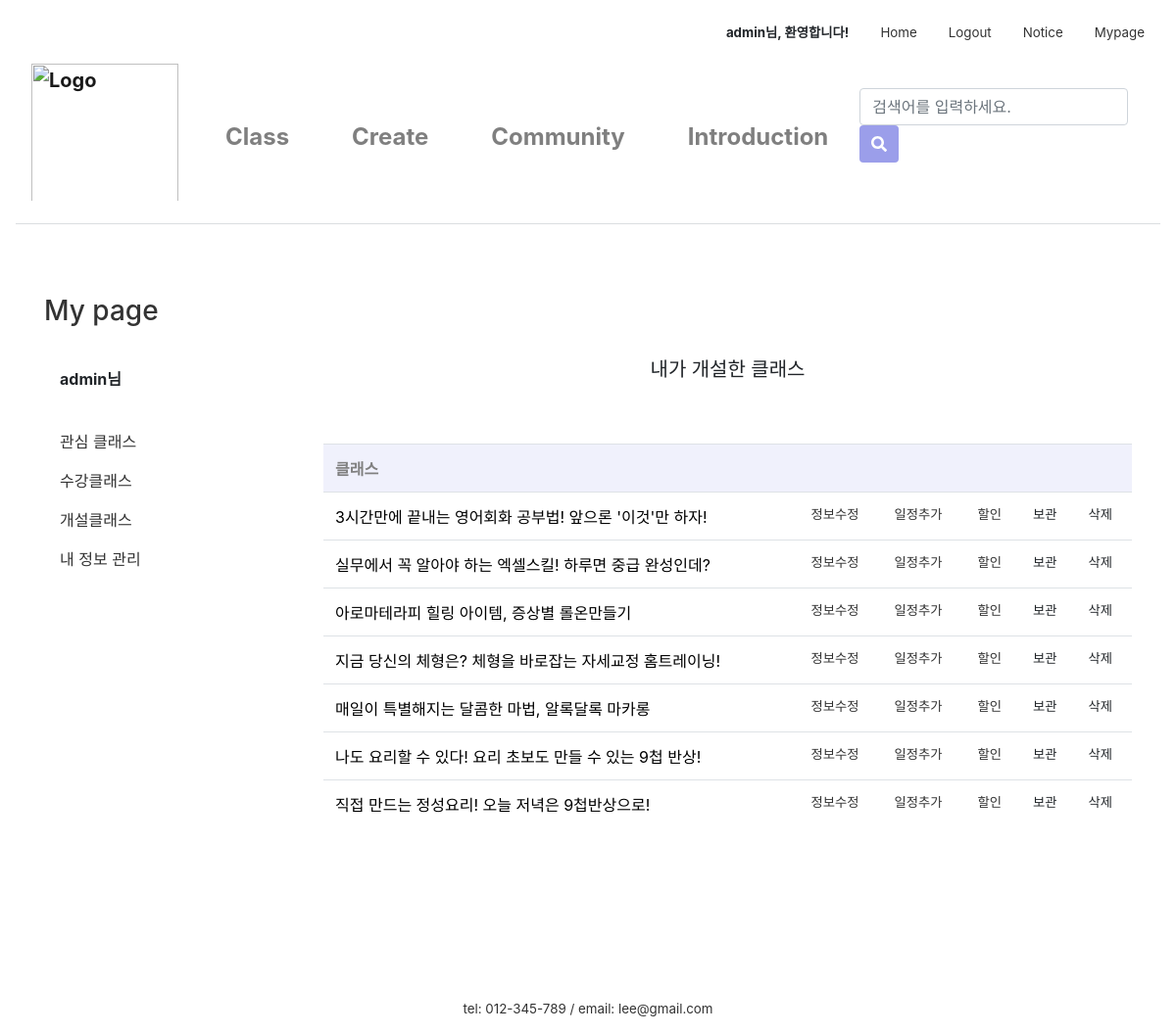
The page /mypage/myClass/ (signed in) on the database its author committed.
### firstApp/models.py (models this page shows, shortened)
class Class(models.Model):
    author = models.ForeignKey(settings.AUTH_USER_MODEL, on_delete=models.CASCADE, default=1)
    title = models.CharField(max_length=50)
    tutor = models.CharField(max_length=10)
    tutor_photo = ProcessedImageField(upload_to="tutor", processors=[ResizeToFill(300,300)], default='')
    tutor_insta = models.CharField(null=True, blank=True, max_length=50, default='')
    tutor_blog = models.CharField(null=True, blank=True, max_length=50, default='')
    tutor_youtube = models.CharField(null=True, blank=True, max_length=50, default='')
    category = models.ForeignKey('firstApp.Category', on_delete=models.CASCADE, default=1, related_name='category')
    area = models.ForeignKey('firstApp.Area', on_delete=models.CASCADE, default=1)
    photo = ProcessedImageField(upload_to="class", processors=[ResizeToFill(600,450)], default='')
    body = RichTextUploadingField(default='')
    tutor_body = RichTextUploadingField(default='')
    price = models.CharField(max_length=10)
    time = models.CharField(max_length=5)
    level = models.ForeignKey('firstApp.Level', on_delete=models.CASCADE, default=1, related_name='level')
    mode = models.ForeignKey('firstApp.Mode', on_delete=models.CASCADE, default=1, related_name='mode')
    in_min = models.PositiveIntegerField(null=True, blank=True, default='1')
    in_max = models.PositiveIntegerField(null=True, blank=True, default='1')
    like_user = models.ManyToManyField(settings.AUTH_USER_MODEL, related_name='like_class')
    like_count = models.PositiveIntegerField(default=0)
    on_sale = models.BooleanField(null=True, default=False)
    sale_price = models.CharField(null=True, max_length=10)

### firstApp/views.py (the view)
# urls.py: path('mypage/myClass/', views.myClass, name='myClass'),
@login_required(login_url='/login/')
def myClass(request):
    classs = Class.objects.filter(author=request.user)
    return render(request, 'firstApp/classlist.html', {'classs':classs})

### firstApp/templates/firstApp/classlist.html
{% extends 'firstApp/base.html' %}
{% load static %}
{% block content %}
{% if user.is_active %}
<link rel="stylesheet" href="{% static 'css/community.css' %}">
    <div class="container">
      <div class="row">
        <div class="col-sm-3">
          <div class="left-sidebar">
            <ul>
							<li data-toggle="tab">
								<a href="{% url 'mypage' %}" class="nounderline"><h3>My page</h3></a><br>
								<a class="nav-link"><strong>{{user.username}}님</strong></a>
									<br>
									<li class="nav-item">
										<a class="nav-link" href="/mypage/mylike">관심 클래스</a>
									</li>
									<li class="nav-item">
									  <a class="nav-link" href="/mypage/myApply">수강클래스</a>
									</li>
									<li class="nav-item">
									  <a class="nav-link" href="/mypage/myClass">개설클래스</a>
									</li>
									<li class="nav-item">
									  <a class="nav-link" href="">내 정보 관리</a>
									</li>
							</li>
						</ul>
          </div>
        </div>
          <div class="col-sm-9">
            <h5>내가 개설한 클래스</h5>
            <table class="table">
              <tr>
                <th>클래스</th>
                <th></th>
                <th></th>
                  <th></th>
                  <th></th>
                  <th></th>
              </tr>
              {% for class in classs %}
              <tr>
                <td>
                  <a class="a_underline" href="{% url 'product' class.id %}">{{ class.title }}</a>
                </td>
                <td class="lighter"><a class="abc" href="{% url 'update_class' class.id %}">정보수정</a></td>
                <td class="lighter"><a class="abc" href="{% url 'update_time' class.id %}">일정추가</a></td>
                  <td class="lighter"><a class="abc" href="{% url 'classSale' class.id %}">할인</a></td>
                  <td class="lighter"><a class="abc">보관</a></td>
                  <td class="lighter"><a class="abc">삭제</a></td>
              </tr>
              {% endfor %}
            </table>
          </div>
      </div>
    </div>
{% else %}
<script type="text/javascript">
    alert('잘못된 접근입니다. \n로그인을 해주세요.')
    window.location.href = '/login';
  </script>
{% endif %}
{% endblock content %}

### firstApp/templates/firstApp/base.html (shortened to what this page needs)
{% load static %}
<link rel="stylesheet" href="https://stackpath.bootstrapcdn.com/bootstrap/4.4.1/css/bootstrap.min.css"
>
<link rel="stylesheet" href="{% static 'css/base.css' %}">
<link rel="stylesheet" href="{% static 'css/navbar_custom.css' %}">
<div class="inner">
  <nav class="nav nav-masthead justify-content-end">
    {% if user.is_active %}
    <a class="nav-link"><strong>{{user.username}}님, 환영합니다!</strong></a>
    <a class="nav-link active" href="/">Home</a>
    <a class="nav-link" href="/logout">Logout</a>
    <a class="nav-link" href="#">Notice</a>
    <a class="nav-link" href="/mypage">Mypage</a>
    {% else %}
    <a class="nav-link active" href="/">Home</a>
    <a class="nav-link" href="/login">Login</a>
    <a class="nav-link" href="#">Notice</a>
    {% endif %}
  </nav>
</div>
<nav class="navbar navbar-expand-lg  navbar-light navbar-custom">
  <a class="navbar-brand" href="/main"><img src="{% static 'image\logo_1.png' %}" alt="Logo" style="width:150px; padding-bottom:10px;"></a>
  <div class="collapse navbar-collapse" id="navbarCollapse">
    <ul class="navbar-nav mr-auto">
      <li class="nav-item nav-item-custom">
        <a class="nav-link" href="/class_search">Class</a>
      </li>
      <li class="nav-item nav-item-custom">
        <a class="nav-link" href="/intro_createclass">Create</a>
      </li>
      <li class="nav-item nav-item-custom">
        <a class="nav-link" href="/community">Community</a>
      </li>
      <li class="nav-item nav-item-custom">
        <a class="nav-link" href="#">Introduction</a>
      </li>
    </ul>
    <form class="form-inline mt-2 mt-md-0" action="{% url 'searchResult' %}" method="get">
      <input class="form-control mr-sm-2" type="search" placeholder="검색어를 입력하세요." aria-label="Search" name="qq" value="{{ qq }}">
      <button class="btn btn-primary my-2 my-sm-0" type="submit" style="height:38px">
        <i class="fas fa-search"></i>
      </button>
    </form>
  </div>
</nav>
<main role="main">
  {% block content %}
  {% endblock content%}
</main>
<footer class="mastfoot mt-auto text-center">
  <div class="inner" style="margin-top:10rem;">
    <p style="margin:0">tel: 012-345-789 /
      email: lee@gmail.com</p>
  </div>
</footer>

### firstApp/static/css/base.css (style rules this page uses)
.mastfoot { color: #333; }
.inner { font-size:10pt; }
.btn-primary, .btn-primary:active, .btn-primary:visited { background-color: #9B9EEA !important; border:none !important; color:white !important; }
h5 { text-align: center; margin: 3rem; padding:1rem; }
.nounderline { text-decoration: none !important; }
.a_underline { color:black; }

### firstApp/static/css/navbar_custom.css (style rules this page uses)
a { color:#333; }
.navbar { border-bottom: 0.1px solid rgb(219, 222, 224); margin-bottom:3em; }
.navbar-custom { font-size: x-large; font-weight: bold; background-color: #fff; }
.nav-item-custom { padding-left: 1.5rem; padding-right: 1.5rem; }

### firstApp/static/css/community.css (style rules this page uses)
ul { list-style:none; padding-left:0 }
th { color:gray; background-color:#f0f1fc; }
.lighter { font-size:10pt; }

### rows shown on the page
Class: title "3시간만에 끝내는 영어회화 공부법! 앞으론 '이것'만 하자!"
Class: title "실무에서 꼭 알아야 하는 엑셀스킬! 하루면 중급 완성인데?"
Class: title "아로마테라피 힐링 아이템, 증상별 롤온만들기"
Class: title "지금 당신의 체형은? 체형을 바로잡는 자세교정 홈트레이닝!"
Class: title "매일이 특별해지는 달콤한 마법, 알록달록 마카롱"
Class: title "나도 요리할 수 있다! 요리 초보도 만들 수 있는 9첩 반상!"
Class: title "직접 만드는 정성요리! 오늘 저녁은 9첩반상으로!"

### other values the page prints
{{ user.username }} "admin"
